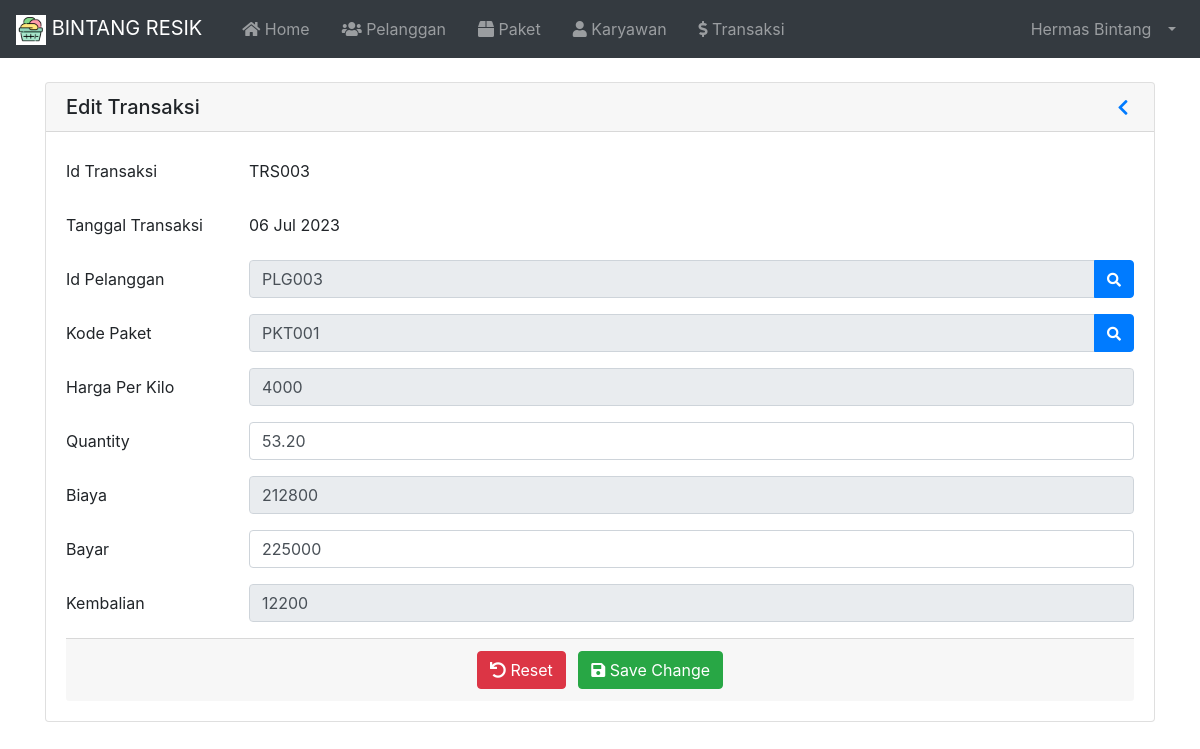
The page /index.php?page=EditTransaksi&id=TRS003 (signed in) on the database its author committed.
### tables this page shows
CREATE TABLE `tbl_karyawan` (
  `id` int(11) NOT NULL,
  `nama` varchar(100) NOT NULL,
  `username` varchar(30) NOT NULL,
  `password` varchar(255) NOT NULL,
  `email` varchar(255) NOT NULL,
  `no_hp` varchar(20) NOT NULL,
  `alamat` varchar(100) NOT NULL,
  `catatan` varchar(255) NOT NULL,
  `image` varchar(255) NOT NULL,
  `role` varchar(20) NOT NULL
);

CREATE TABLE `tbl_transaksi` (
  `id` varchar(10) NOT NULL,
  `tanggal` varchar(20) NOT NULL,
  `id_pelanggan` varchar(10) NOT NULL,
  `kd_paket` varchar(10) NOT NULL,
  `qty` decimal(5,2) NOT NULL,
  `biaya` int(11) NOT NULL,
  `bayar` int(11) NOT NULL,
  `kembalian` int(11) NOT NULL
);

CREATE TABLE `tbl_paket` (
  `id` varchar(10) NOT NULL,
  `paket` varchar(100) NOT NULL,
  `harga_kilo` int(11) NOT NULL,
  `deskripsi` varchar(255) NOT NULL
);

### index.php (called while the page is built, shortened)
<?php
  require 'load/config.php';
  require 'load/function.php';
?>
<?php require_once 'header.php'; ?>
<?php require 'content.php'; ?>
<?php require_once 'footer.php'; ?>

### load/function.php (called while the page is built, shortened)
<?php
  require 'config.php';
  function viewData( $query ) {
    global $koneksi;
    $result = mysqli_query($koneksi, $query);
    if (mysqli_num_rows($result) == 1) {
      return mysqli_fetch_assoc($result);
    }
    $rows = [];
    return $rows;
  }
?>

### page/transaksi/edittransaksi.php (the view, shortened to what this page needs)
<?php
	$id = $_GET['id'];
	$data = viewData("SELECT * FROM tbl_transaksi WHERE id = '$id'");
?>
<div class="container container-fluid">
	<div class="card mt-4">
		<h5 class="card-header d-flex flex-row align-items-center justify-content-between">
			<a>Edit Transaksi</a>
			<a href="?page=Transaksi" role="button" id="dropdownMenuLink" aria-haspopup="true" aria-expanded="false">
				<i class="fas fa-chevron-left fa-sm fa-fw"></i>
			</a>
		</h5>
		<div class="card-body">
			<form method="post" action="">
				<div class="form-group row">
					<label for="id" class="col-sm-2 col-form-label">Id Transaksi</label>
					<div class="col-sm-10">
						<input type="text" class="form-control-plaintext" id="id" name="id" value="<?= $id; ?>" required readonly>
					</div>
				</div>
				<div class="form-group row">
					<label for="tanggal" class="col-sm-2 col-form-label">Tanggal Transaksi</label>
					<div class="col-sm-10">
						<input type="text" class="form-control-plaintext" id="tanggal" name="tanggal" value="<?= $data['tanggal']; ?>" required readonly>
					</div>
				</div>
				<div class="form-group row">
					<label for="id_pelanggan" class="col-sm-2 col-form-label">Id Pelanggan</label>
					<div class="col-sm-10">
						<div class="input-group">
							<input type="text" class="form-control" id="id_pelanggan" name="id_pelanggan" placeholder="Pilih Pelanggan" value="<?= $data['id_pelanggan']; ?>" readonly required autofocus>
							<div class="input-group-append">
								<button class="btn btn-primary" type="button" data-toggle="modal"
									data-target="#modalPelanggan"><i class="fas fa-search fa-sm"></i></button>
							</div>
						</div>
					</div>
				</div>
				<div class="form-group row">
					<label for="kd_paket" class="col-sm-2 col-form-label">Kode Paket</label>
					<div class="col-sm-10">
						<div class="input-group">
							<input type="text" class="form-control" id="kd_paket" name="kd_paket" placeholder="Pilih Paket" value="<?= $data['kd_paket']; ?>" readonly required>
							<div class="input-group-append">
								<button class="btn btn-primary" type="button" data-toggle="modal"
									data-target="#modalPaket"><i class="fas fa-search fa-sm"></i></button>
							</div>
						</div>
					</div>
				</div>
				<?php
					$kd_paket = $data['kd_paket'];
					$harga = viewData("SELECT * FROM tbl_paket WHERE id = '$kd_paket'");
				?>
				<div class="form-group row">
					<label for="harga" class="col-sm-2 col-form-label">Harga Per Kilo</label>
					<div class="col-sm-10">
						<input type="number" class="form-control" id="harga" name="harga" onkeyup="jumlahBiaya();" value="<?= $harga['harga_kilo']; ?>" required readonly>
					</div>
				</div>
				<div class="form-group row">
					<label for="qty" class="col-sm-2 col-form-label">Quantity</label>
					<div class="col-sm-10">
						<input type="number" min="1" class="form-control" id="qty" name="qty" onkeyup="jumlahBiaya();" value="<?= $data['qty']; ?>" required>
					</div>
				</div>
				<div class="form-group row">
					<label for="biaya" class="col-sm-2 col-form-label">Biaya</label>
					<div class="col-sm-10">
						<input type="number" class="form-control" id="biaya" name="biaya" onkeyup="jumlahKembalian();" value="<?= $data['biaya']; ?>" required readonly>
					</div>
				</div>
				<div class="form-group row">
					<label for="bayar" class="col-sm-2 col-form-label">Bayar</label>
					<div class="col-sm-10">
						<input type="text" min="0" class="form-control" id="bayar" name="bayar" onkeyup="jumlahKembalian();" value="<?= $data['bayar']; ?>" required>
					</div>
				</div>
				<div class="form-group row">
					<label for="kembalian" class="col-sm-2 col-form-label">Kembalian</label>
					<div class="col-sm-10">
						<input type="text" class="form-control" id="kembalian" name="kembalian" required value="<?= $data['kembalian']; ?>" readonly>
					</div>
				</div>
				<div class="card-footer text-center">
					<button type="reset" class="btn btn-danger mr-2"><i class="fas fa-undo"></i> Reset</button>
					<button type="submit" name="submit" class="btn btn-success"><i class="fas fa-save"></i> Save Change</button>
				</div>
			</form>
		</div>
	</div>
</div>

### header.php (shortened to what this page needs)
<?php
  $id = $_SESSION['id'];
  $result = mysqli_query($koneksi, "SELECT * FROM tbl_karyawan WHERE id = '$id'");
  $user = mysqli_fetch_assoc($result);
?>
<!DOCTYPE html>
<html lang="en">
<head>
	<link rel="stylesheet" href="asset/vendor/bootstrap-4.5.3/css/bootstrap.min.css">
	<link rel="stylesheet" href="asset/vendor/fontawesome/css/all.min.css">
	<link rel="stylesheet" href="asset/vendor/datatables-b4/datatables.min.css">
</head>
<body>
	<nav class="navbar navbar-expand-lg navbar-dark bg-dark">
		<a class="navbar-brand" href="index.php">
			<img src="asset/img/favicon.png" width="30" height="30" alt="">
			BINTANG RESIK
		</a>
		<div class="collapse navbar-collapse" id="navbarSupportedContent">
			<ul class="navbar-nav mr-auto">
				<li class="nav-item ml-3">
					<a class="nav-link" href="index.php"><i class="fas fa-home"></i> Home<span class="sr-only">(current)</span></a>
				</li>
				<li class="nav-item ml-3">
					<a class="nav-link" href="?page=Pelanggan"><i class="fas fa-users"></i> Pelanggan</a>
				</li>
				<li class="nav-item ml-3">
					<a class="nav-link" href="?page=Paket"><i class="fas fa-box"></i> Paket</a>
				</li>
				<?php if ($user['role'] == 'Admin') : ?>
				<li class="nav-item ml-3">
					<a class="nav-link" href="?page=Karyawan"><i class="fas fa-user"></i> Karyawan</a>
				</li>
				<?php endif; ?>
				<li class="nav-item ml-3">
					<a class="nav-link " href="?page=Transaksi"><i class="fas fa-dollar-sign"></i> Transaksi</a>
				</li>
			</ul>
			<ul class="navbar-nav ml-auto">
				<li class="nav-item dropdown">
					<a class="nav-link dropdown-toggle" href="#" id="userDropdown" role="button" data-toggle="dropdown"
						aria-haspopup="true" aria-expanded="false">
						<span class="mr-2 d-none d-lg-inline"><?= $user['nama']; ?></span>
					</a>
				</li>
			</ul>
		</div>
	</nav>

### rows shown on the page
tbl_karyawan: nama "Hermas Bintang"
tbl_transaksi: tanggal "06 Jul 2023", id_pelanggan "PLG003", kd_paket "PKT001", qty "53.20", biaya "212800", bayar "225000", kembalian "12200"
tbl_paket: harga "4000"
